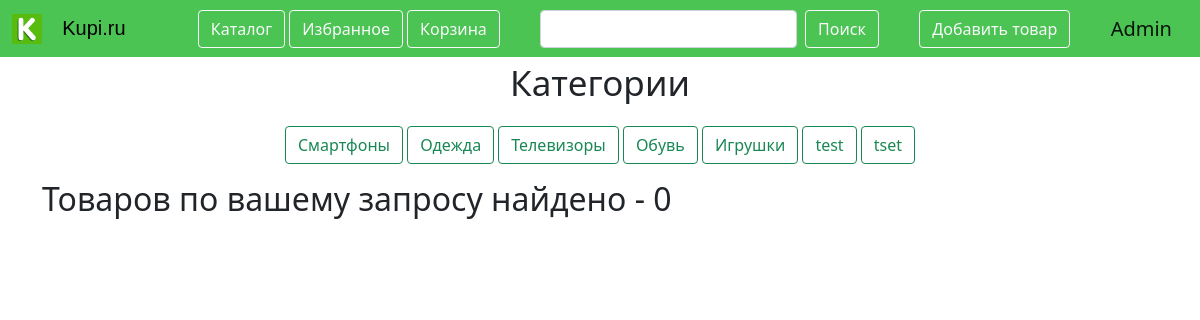
Page /search_results (signed in) on the earlier database version.
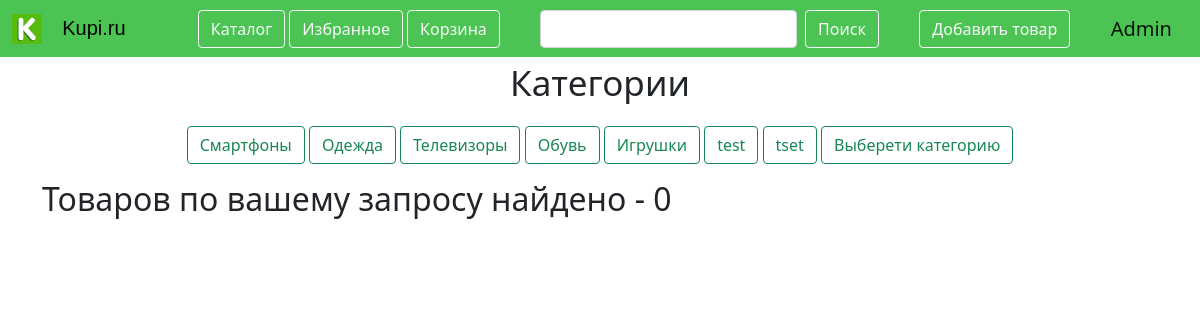
Same page on the later database version.
### data/goods.py (models this page shows)
class Goods(SqlAlchemyBase):
    __tablename__ = 'goods'
    id = sqlalchemy.Column(sqlalchemy.Integer, primary_key=True,
                           autoincrement=True)
    title = sqlalchemy.Column(sqlalchemy.String, nullable=True)
    cost = sqlalchemy.Column(sqlalchemy.Integer, nullable=True)
    description = sqlalchemy.Column(sqlalchemy.String, nullable=True)
    category = sqlalchemy.Column(sqlalchemy.String, nullable=True)
    rate = sqlalchemy.Column(sqlalchemy.Integer, nullable=True)
    image = sqlalchemy.Column(sqlalchemy.String, nullable=True)

### main.py (the view, shortened to what this page needs)
@app.route('/search_results', methods=['GET', 'POST'])
def search_results():
    global res
    categories = get_category()
    form = SearchForm()
    db_sess = db_session.create_session()
    goods = db_sess.query(Goods)
    return render_template('search_results.html', title='Результаты поиска',
                           res=res, form2=form,
                           goods=goods,
                           favs=get_favs(), ords=get_ords(), cats=categories)

### forms/search.py
class SearchForm(FlaskForm):
    ttle = StringField('', validators=[DataRequired()])
    submit_s = SubmitField('Поиск')

### data/db_session.py (called while the page is built)
def create_session() -> Session:
    global __factory
    return __factory()

### main.py (called while the page is built)
def get_favs():
    favs = []
    db_sess = db_session.create_session()
    goods = db_sess.query(Goods)
    a = db_sess.query(Association)
    if current_user.is_authenticated:
        for i in goods:
            for j in a:
                if current_user.id == j.user_id:
                    if i.id == j.favs_id:
                        favs.append(i.id)
    return favs

def get_category():
    category = []
    db_sess = db_session.create_session()
    goods = db_sess.query(Goods)
    if current_user.is_authenticated:
        for item in goods:
            if item.category not in category:
                category.append(item.category)
    return category

@login_manager.user_loader
def load_user(user_id):
    db_sess = db_session.create_session()
    return db_sess.query(User).get(user_id)

### templates/search_results.html (shortened to what this page needs)
{% extends "base.html" %}
{% block content %}
<p align="center" style="font-size:35px">Категории</p>
<p align="center">
    {% for g in cats %}
    <a class="btn btn-outline-success" href="/categories/{{cats.index(g) + 1}}">{{g}}</a>
    {% endfor %}
</p>
<h2> Товаров по вашему запросу найдено - {{res|length}}</h2>
{% endblock %}

Differences in the rows shown:
added Goods: category "Выберети категорию"
